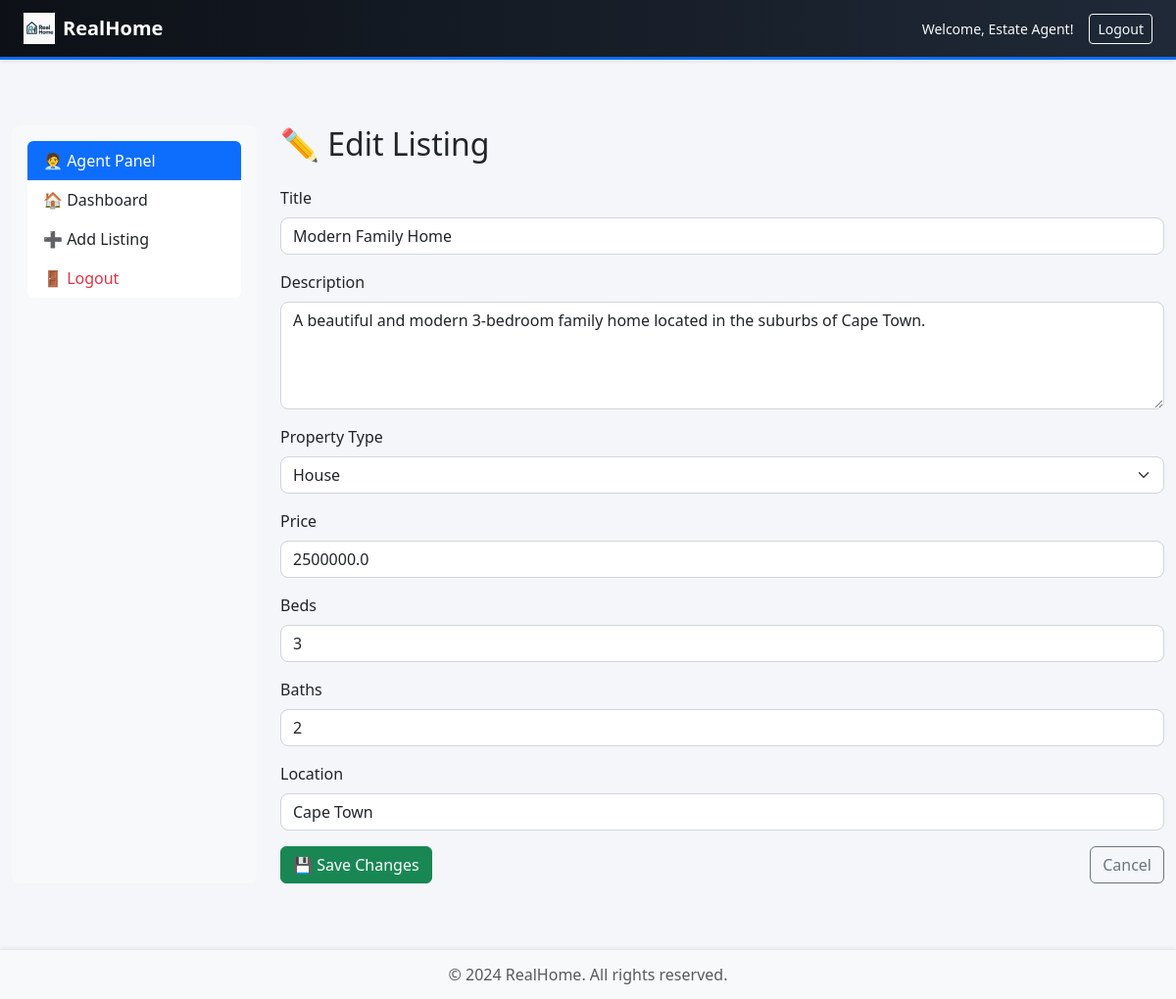
The app's page /edit-listing/1 (signed in) with its own data.
### models.py (models this page shows)
class Property(db.Model):
    id = db.Column(db.Integer, primary_key=True)
    title = db.Column(db.String(120))
    description = db.Column(db.Text)
    price = db.Column(db.Float)
    beds = db.Column(db.Integer)
    baths = db.Column(db.Integer)
    type = db.Column(db.String(50))
    location = db.Column(db.String(120))
    image = db.Column(db.String(255))
    latitude = db.Column(db.Float)
    longitude = db.Column(db.Float)
    agent_id = db.Column(db.Integer, db.ForeignKey('user.id'))  # Link to agent
    agent = relationship("User", backref="listings")
    additional_images = db.relationship(
        'ListingImage',
        backref='listing',
        cascade="all, delete-orphan"
    )

### routes/properties.py (the view, shortened to what this page needs)
@properties_bp.route('/edit-listing/<int:listing_id>', methods=['GET', 'POST'])
@estate_agent_required
def edit_listing(listing_id):
    listing = Property.query.get_or_404(listing_id)
    if listing.agent_id != session.get('user_id'):
        flash("Unauthorized.")
        return redirect(url_for('auth.agent_dashboard'))
    return render_template('edit_listing.html', title="Edit Listing", listing=listing)

### templates/edit_listing.html (shortened to what this page needs)
{% extends "layout.html" %}
{% block page_content %}
<h2 class="mb-4">✏️ Edit Listing</h2>
<form method="POST">
  <div class="mb-3">
    <label class="form-label">Title</label>
    <input name="title" class="form-control" value="{{ listing.title }}" required>
  </div>
  <div class="mb-3">
    <label class="form-label">Description</label>
    <textarea name="description" class="form-control" rows="4" required>{{ listing.description }}</textarea>
  </div>
  <div class="mb-3">
    <label class="form-label">Property Type</label>
    <select name="type" class="form-select" required>
      <option value="House" {% if listing.type == 'House' %}selected{% endif %}>House</option>
    </select>
  </div>
  <div class="mb-3">
    <label class="form-label">Price</label>
    <input name="price" class="form-control" value="{{ listing.price }}" required>
  </div>
  <div class="mb-3">
    <label class="form-label">Beds</label>
    <input type="number" name="beds" class="form-control" value="{{ listing.beds }}" required>
  </div>
  <div class="mb-3">
    <label class="form-label">Baths</label>
    <input type="number" name="baths" class="form-control" value="{{ listing.baths }}" required>
  </div>
  <div class="mb-3">
    <label class="form-label">Location</label>
    <input name="location" class="form-control" value="{{ listing.location }}" required>
  </div>
  <div class="d-flex justify-content-between">
    <button type="submit" class="btn btn-success">💾 Save Changes</button>
    <a href="{{ url_for('auth.agent_dashboard') }}" class="btn btn-outline-secondary">Cancel</a>
  </div>
</form>
{% endblock %}

### static/css/style.css (style rules this page uses)
html, body { height: 100%; overflow-x: hidden; }
body { font-family: 'Segoe UI', Tahoma, Geneva, Verdana, sans-serif; background-color: #f4f6f9; color: #212529; padding-top: 56px; }
.form-control, .form-select { border-radius: 8px; border: 1px solid #d1d5db; }
form input::placeholder { color: #aaa; }

### templates/layout.html (style rules this page uses)
body { padding-top: 56px; }

### records on screen
Property: title "Modern Family Home", description "A beautiful and modern 3-bedroom family home located in the suburbs of Cape Town.", type "House", price "2500000.0", beds "3", baths "2", location "Cape Town"

### other values on screen
{{ session.user_name }} "Estate Agent"
